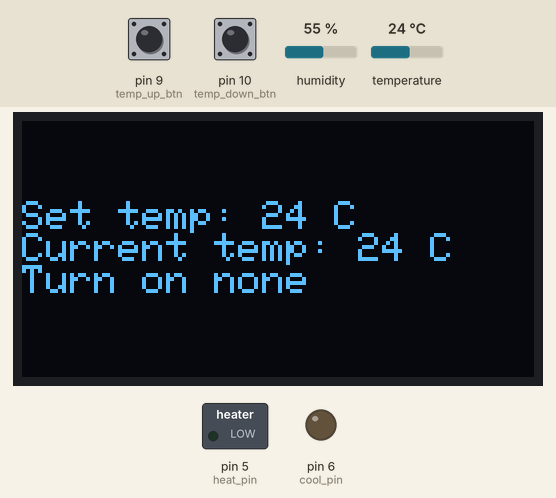
Recording of a sketch running on a simulated Arduino Uno, built with avr-gcc and run on an emulated ATmega328P. On the bench: 128×64 one-colour display, switched loads named in the sketch (green lamp = pin HIGH), output pins drawn as LEDs (lit = HIGH). The test bench sets the inputs (shaded band); at power-on: pin 9 (temp_up_btn) LOW, temperature 24 °C, pin 10 (temp_down_btn) LOW, humidity 55 %. What the sketch prints to the serial monitor is not drawn.

Above: at 3.2 s.
3.3 s: pin 9 (temp_up_btn) pulled HIGH for 3.2 s
At 7.6 s:
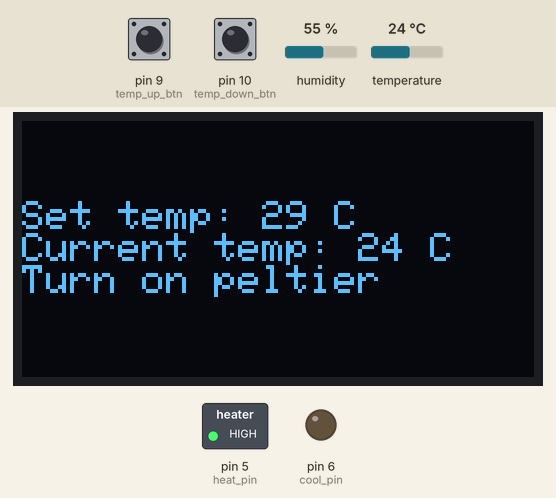
8.0 s: temperature set to 26.3 °C
At 9.2 s:
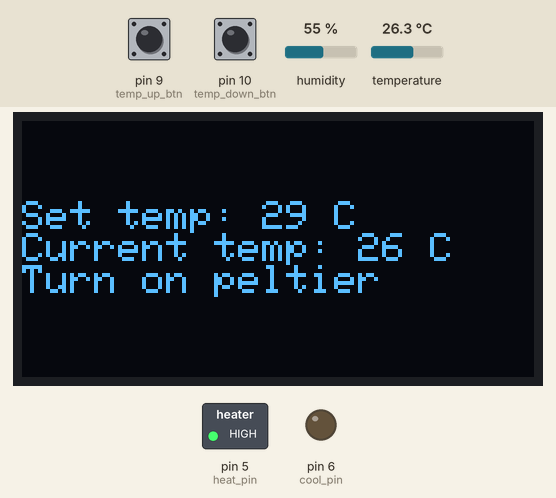
9.7 s: temperature set to 27.8 °C
At 10.8 s:
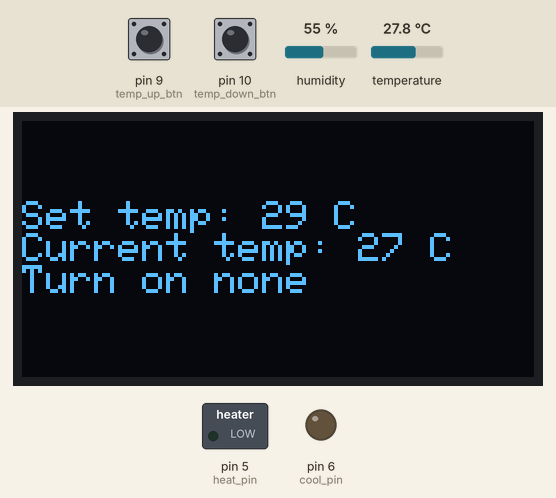
11.6 s: pin 10 (temp_down_btn) pulled HIGH for 3.2 s
At 15.8 s:
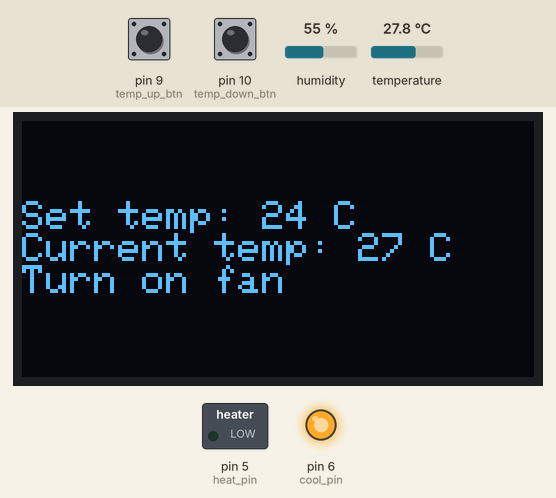
16.3 s: pin 10 (temp_down_btn) pulled HIGH for 0.75 s
At 18.1 s:
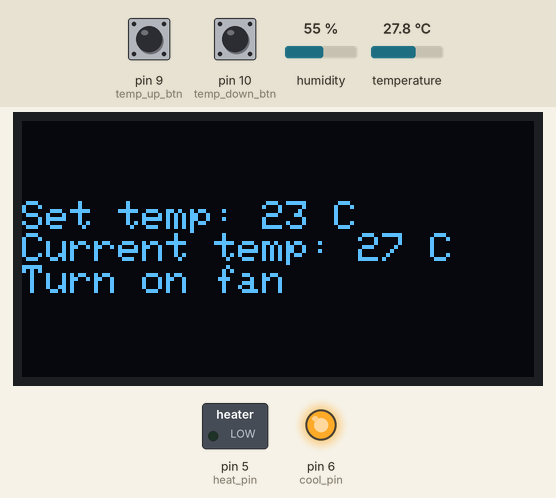
18.5 s: pin 9 (temp_up_btn) pulled HIGH for 0.75 s
At 20.5 s:
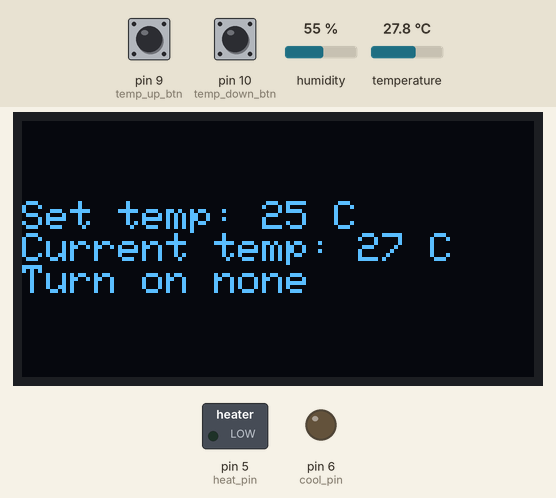
Timing chart, 0 to 21.8 s (numbered marks = the images above; inputs shaded):
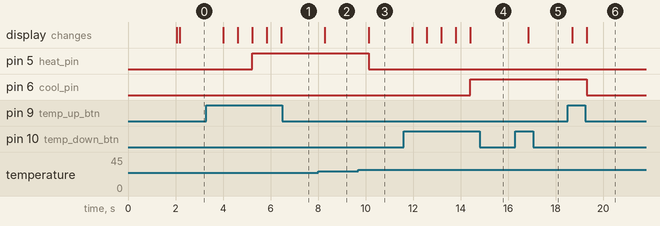

The sketch:

temp_control.ino
```cpp
#include <Adafruit_AHTX0.h>
//Temp Sensor int
Adafruit_AHTX0 aht;
const int heat_pin = 5;
const int cool_pin = 6;
const int temp_up_btn = 9;
const int temp_down_btn = 10;
int btn1_state = 0;
int btn2_state = 0;
int temp_set = 0;
int temp_get = 0;
int heat = LOW;
int cool = LOW;

//display int
#include <Wire.h>
#include <Adafruit_GFX.h>
#include <Adafruit_SSD1306.h>

#define SCREEN_WIDTH 128 // OLED display width, in pixels
#define SCREEN_HEIGHT 64 // OLED display height, in pixels

Adafruit_SSD1306 display(SCREEN_WIDTH, SCREEN_HEIGHT, &Wire, -1);

void setup() {
  Serial.begin(115200);
  Serial.println("Adafruit AHT10/AHT20 demo!");
  if (! aht.begin()) {
    Serial.println("Could not find AHT? Check wiring");
    while (1) delay(10);
  }
  Serial.println("AHT10 or AHT20 found");
  pinMode(heat_pin, OUTPUT);
  pinMode(cool_pin, OUTPUT);
  pinMode(temp_up_btn, INPUT);
  pinMode(temp_down_btn, INPUT);

  //display
  if(!display.begin(SSD1306_SWITCHCAPVCC, 0x3C)) { // Address 0x3D for 128x64
    Serial.println(F("SSD1306 allocation failed"));
    for(;;);
  }
  delay(2000);
  display.clearDisplay();
  display.setTextSize(1);
  display.setTextColor(WHITE);
  display.setCursor(0, 20);
  // Display static text
  display.println("No temp set");
  display.display();
}

void loop() {
  //button
  btn1_state = digitalRead(temp_up_btn);
  btn2_state = digitalRead(temp_down_btn);
  if (btn1_state == HIGH) {
    temp_set += 1;
  } else if (btn2_state == HIGH) {
    temp_set -= 1;
  }

  sensors_event_t humidity, temp;
  aht.getEvent(&humidity, &temp);// populate temp and humidity objects with fresh data
  if (temp_get == 0) {
    temp_get = temp.temperature;
    temp_set = temp.temperature;
  } else {
    temp_get = temp.temperature;
  }

  //Serial.print("Temperature: "); Serial.print(temp.temperature); Serial.println(" degrees C");
  //Serial.print("Humidity: "); Serial.print(humidity.relative_humidity); Serial.println("% rH");
  if (temp_set < temp_get - 2 ) {
    heat = LOW;
    cool = HIGH;
    Serial.println("Turn on fan");
    setDisplay("fan", temp_get, temp_set);
  } else if (temp_set > temp_get + 2) {
    heat = HIGH;
    cool = LOW;
    setDisplay("peltier", temp_get, temp_set);
    Serial.println("Turn on peltier");
  } else {
    heat = LOW;
    cool = LOW;
    setDisplay("none", temp_get, temp_set);
    Serial.println("Turn on none");
  }

  digitalWrite(heat_pin, heat);
  digitalWrite(cool_pin, cool);
  delay(500);
}

void setDisplay(String device, int temp_sens, int set_temp){
  String print_disp = "Turn on " + device;
  display.clearDisplay();
  display.setCursor(0, 20);
  display.print("Set temp: ");
  display.print(set_temp);
  display.println(" C");
  display.print("Current temp: ");
  display.print(temp_sens);
  display.println(" C");
  display.print(print_disp);
  display.display();
}
```

Measured:
- the behaviour switches between 26.9 and 27 °C on temperature (found by bisection; images 2 and 3)
- after the input at 3.3 s, pin 5 (heat_pin): LOW → HIGH after 1.9 s; the display: first changes after 0.71 s (image 1 shows a later state)
- after the input at 8.0 s, the display: changes after 0.29 s (image 2)
- after the input at 9.7 s, pin 5 (heat_pin): HIGH → LOW after 0.43 s; the display: changes after 0.43 s (image 3)
- after the input at 11.6 s, pin 6 (cool_pin): LOW → HIGH after 2.8 s; the display: first changes after 0.36 s (image 4 shows a later state)
- after the input at 16.3 s, the display: changes after 0.55 s (image 5)
- after the input at 18.5 s, pin 6 (cool_pin): HIGH → LOW after 0.80 s; the display: first changes after 0.19 s (image 6 shows a later state)
